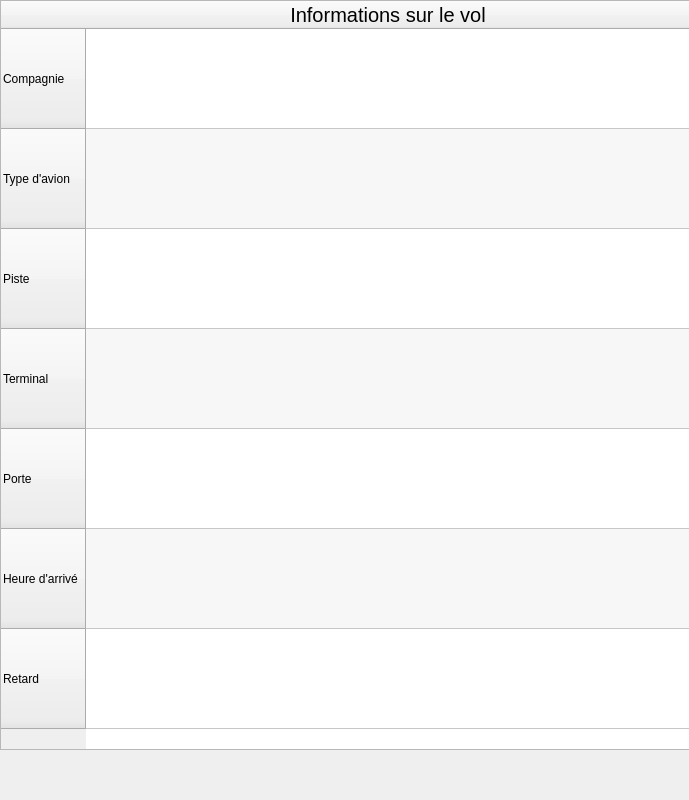
<?xml version="1.0" encoding="UTF-8"?>
<ui version="4.0">
 <class>Form</class>
 <widget class="QWidget" name="Form">
  <property name="geometry">
   <rect>
    <x>0</x>
    <y>0</y>
    <width>689</width>
    <height>800</height>
   </rect>
  </property>
  <property name="windowTitle">
   <string>Form</string>
  </property>
  <widget class="QTableWidget" name="tableWidget">
   <property name="geometry">
    <rect>
     <x>0</x>
     <y>0</y>
     <width>691</width>
     <height>750</height>
    </rect>
   </property>
   <property name="midLineWidth">
    <number>0</number>
   </property>
   <property name="editTriggers">
    <set>QAbstractItemView::NoEditTriggers</set>
   </property>
   <property name="alternatingRowColors">
    <bool>true</bool>
   </property>
   <property name="iconSize">
    <size>
     <width>5</width>
     <height>5</height>
    </size>
   </property>
   <property name="sortingEnabled">
    <bool>false</bool>
   </property>
   <property name="wordWrap">
    <bool>true</bool>
   </property>
   <attribute name="horizontalHeaderVisible">
    <bool>true</bool>
   </attribute>
   <attribute name="horizontalHeaderCascadingSectionResizes">
    <bool>false</bool>
   </attribute>
   <attribute name="horizontalHeaderHighlightSections">
    <bool>true</bool>
   </attribute>
   <attribute name="horizontalHeaderShowSortIndicator" stdset="0">
    <bool>true</bool>
   </attribute>
   <attribute name="horizontalHeaderStretchLastSection">
    <bool>true</bool>
   </attribute>
   <attribute name="verticalHeaderVisible">
    <bool>true</bool>
   </attribute>
   <attribute name="verticalHeaderCascadingSectionResizes">
    <bool>true</bool>
   </attribute>
   <attribute name="verticalHeaderDefaultSectionSize">
    <number>100</number>
   </attribute>
   <attribute name="verticalHeaderHighlightSections">
    <bool>true</bool>
   </attribute>
   <attribute name="verticalHeaderShowSortIndicator" stdset="0">
    <bool>false</bool>
   </attribute>
   <attribute name="verticalHeaderStretchLastSection">
    <bool>false</bool>
   </attribute>
   <row>
    <property name="text">
     <string>Compagnie</string>
    </property>
   </row>
   <row>
    <property name="text">
     <string>Type d'avion</string>
    </property>
   </row>
   <row>
    <property name="text">
     <string>Piste</string>
    </property>
   </row>
   <row>
    <property name="text">
     <string>Terminal</string>
    </property>
   </row>
   <row>
    <property name="text">
     <string>Porte</string>
    </property>
   </row>
   <row>
    <property name="text">
     <string>Heure d'arrivé</string>
    </property>
   </row>
   <row>
    <property name="text">
     <string>Retard</string>
    </property>
   </row>
   <column>
    <property name="text">
     <string>Informations sur le vol</string>
    </property>
    <property name="font">
     <font>
      <pointsize>15</pointsize>
     </font>
    </property>
   </column>
  </widget>
 </widget>
 <resources/>
 <connections/>
</ui>
